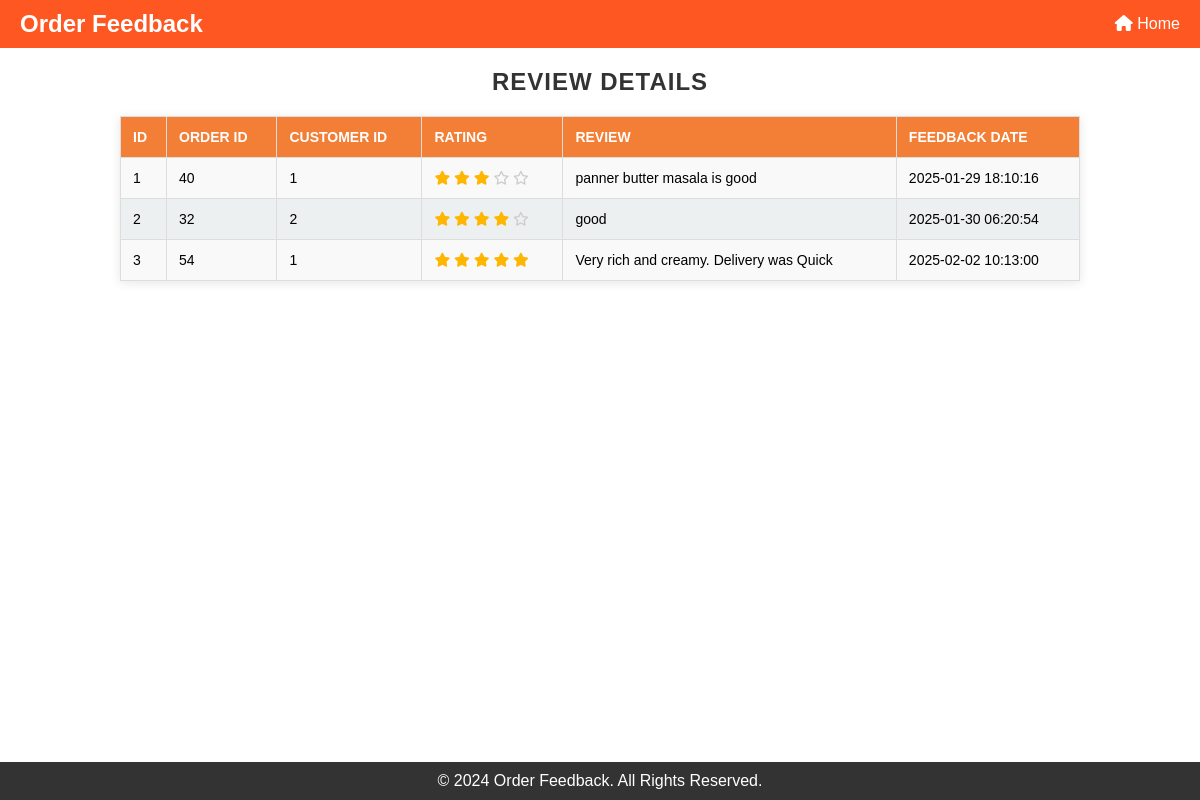
/view_ratings, run on an earlier commit of the app's database.
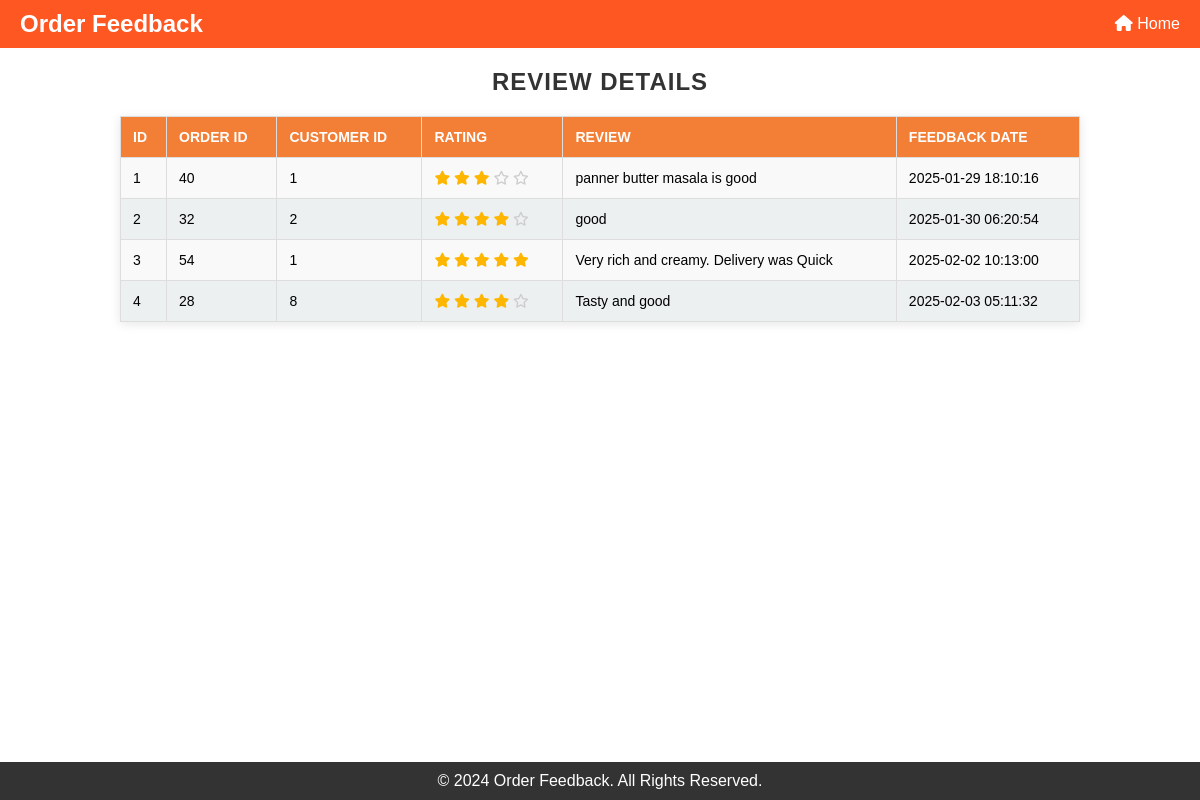
And on a later commit of the database.
### tables this page shows
CREATE TABLE OrderFeedback (
            id INTEGER PRIMARY KEY AUTOINCREMENT,
            orderId INTEGER NOT NULL,
            customerId INTEGER NOT NULL,
            rating INTEGER CHECK(rating BETWEEN 1 AND 5) NOT NULL,
            review TEXT,
            feedbackDate TIMESTAMP DEFAULT CURRENT_TIMESTAMP,
            FOREIGN KEY (orderId) REFERENCES Orders (orderId) ON DELETE CASCADE,
            FOREIGN KEY (customerId) REFERENCES users (id) ON DELETE CASCADE
        );

### mergedapp.py (the view)
@app.route('/view_ratings')
def order_ratings():
    try:
        with get_db_connection() as conn:
            cursor = conn.cursor()
            cursor.execute('''
            SELECT id, orderId, customerId, rating, review, feedbackDate
            FROM OrderFeedback;
            ''')
            feedback_data = cursor.fetchall()  # Fetch all rows
    except sqlite3.Error as e:
        print(f"Database error: {e}")
        feedback_data = []
    return render_template('view-ratings.html',  feedback_data=feedback_data)

### mergedapp.py (called while the page is built)
def get_db_connection():
    conn = sqlite3.connect(DATABASE)  # Timeout to avoid lock
    conn.row_factory = sqlite3.Row
    return conn

### templates/view-ratings.html (shortened to what this page needs)
<!DOCTYPE html>
<html lang="en">
<head>
    <link href="https://cdnjs.cloudflare.com/ajax/libs/font-awesome/6.5.0/css/all.min.css" rel="stylesheet">
</head>
<body>
    <header>
        <div class="logo">Order Feedback</div>
        <nav>
            <ul>
                <li><a href="{{ url_for('admin')}}"><i class="fa-solid fa-house"></i> Home</a></li>
            </ul>
        </nav>
    </header>
    <main>
        <section>
            <h1>Review Details</h1>
            <table>
                <thead>
                    <tr>
                        <th>ID</th>
                        <th>Order ID</th>
                        <th>Customer ID</th>
                        <th>Rating</th>
                        <th>Review</th>
                        <th>Feedback Date</th>
                    </tr>
                </thead>
                <tbody>
                    {% for feedback in feedback_data %}
                    <tr>
                        <td>{{ feedback[0] }}</td>
                        <td>{{ feedback[1] }}</td>
                        <td>{{ feedback[2] }}</td>
                        <td>
                            {% for i in range(feedback[3]) %}
                                <i class="fa-solid fa-star star-filled"></i>
                            {% endfor %}
                            {% for i in range(feedback[3], 5) %}
                                <i class="fa-regular fa-star star-empty"></i>
                            {% endfor %}
                        </td>
                        <td>{{ feedback[4] }}</td>
                        <td>{{ feedback[5] }}</td>
                    </tr>
                    {% endfor %}
                </tbody>
            </table>
        </section>
    </main>
    <footer>
        <p>&copy; 2024 Order Feedback. All Rights Reserved.</p>
    </footer>
</body>
</html>

### templates/view-ratings.html (style rules this page uses)
* { margin: 0; padding: 0; box-sizing: border-box; font-family: Arial, sans-serif; }
body { display: flex; flex-direction: column; min-height: 100vh; }
main { flex: 1; }
footer { background-color: #333; color: white; text-align: center; padding: 10px 0; }
header { background: #ff5722; color: white; padding: 10px 20px; display: flex; justify-content: space-between; align-items: center; flex-wrap: wrap; }
header .logo { font-size: 1.5rem; font-weight: bold; }
header nav ul { list-style: none; display: flex; gap: 15px; }
header nav ul li a { color: white; text-decoration: none; }
table { width: 80%; margin: 20px auto; border-collapse: collapse; background-color: #fff; box-shadow: 0 2px 10px rgba(0, 0, 0, 0.1); }
th, td { border: 1px solid #ddd; padding: 12px; text-align: left; font-size: 14px; }
th { background-color: rgb(243, 126, 53); color: #fff; text-transform: uppercase; }
td { background-color: #f9f9f9; }
tr:nth-child(even) td { background-color: #ecf0f1; }
h1 { font-family: 'Arial', sans-serif; font-size: 24px; font-weight: bold; color: #333; text-align: center; text-transform: uppercase; letter-spacing: 1px; margin-top: 20px; }
.star-filled { color:#FFB600; }
.star-empty { color: #ccc; }

What changed in the data, as far as the page shows it:
added OrderFeedback: id "4", orderId "28", customerId "8", rating 4 (drawn), review "Tasty and good", feedbackDate "2025-02-03 05:11:32"
